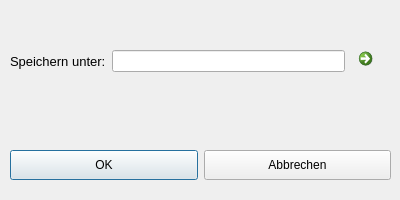
<?xml version="1.0" encoding="UTF-8"?>
<ui version="4.0">
 <class>Dialog</class>
 <widget class="QDialog" name="Dialog">
  <property name="geometry">
   <rect>
    <x>0</x>
    <y>0</y>
    <width>400</width>
    <height>200</height>
   </rect>
  </property>
  <property name="sizePolicy">
   <sizepolicy hsizetype="Fixed" vsizetype="Fixed">
    <horstretch>0</horstretch>
    <verstretch>0</verstretch>
   </sizepolicy>
  </property>
  <property name="minimumSize">
   <size>
    <width>400</width>
    <height>200</height>
   </size>
  </property>
  <property name="maximumSize">
   <size>
    <width>400</width>
    <height>200</height>
   </size>
  </property>
  <property name="windowTitle">
   <string>Dialog</string>
  </property>
  <widget class="QWidget" name="layoutWidget">
   <property name="geometry">
    <rect>
     <x>10</x>
     <y>140</y>
     <width>381</width>
     <height>51</height>
    </rect>
   </property>
   <layout class="QHBoxLayout" name="horizontalLayout">
    <item>
     <widget class="QPushButton" name="b_file_ok">
      <property name="sizePolicy">
       <sizepolicy hsizetype="Minimum" vsizetype="Fixed">
        <horstretch>0</horstretch>
        <verstretch>0</verstretch>
       </sizepolicy>
      </property>
      <property name="minimumSize">
       <size>
        <width>0</width>
        <height>30</height>
       </size>
      </property>
      <property name="text">
       <string>OK</string>
      </property>
     </widget>
    </item>
    <item>
     <widget class="QPushButton" name="b_close">
      <property name="minimumSize">
       <size>
        <width>0</width>
        <height>30</height>
       </size>
      </property>
      <property name="text">
       <string>Abbrechen</string>
      </property>
     </widget>
    </item>
   </layout>
  </widget>
  <widget class="QWidget" name="layoutWidget">
   <property name="geometry">
    <rect>
     <x>10</x>
     <y>40</y>
     <width>381</width>
     <height>43</height>
    </rect>
   </property>
   <layout class="QHBoxLayout" name="horizontalLayout_2">
    <item>
     <widget class="QLabel" name="label">
      <property name="font">
       <font>
        <pointsize>10</pointsize>
       </font>
      </property>
      <property name="text">
       <string>Speichern unter:</string>
      </property>
     </widget>
    </item>
    <item>
     <widget class="QLineEdit" name="t_path"/>
    </item>
    <item>
     <widget class="QCommandLinkButton" name="b_browse">
      <property name="sizePolicy">
       <sizepolicy hsizetype="Fixed" vsizetype="Fixed">
        <horstretch>0</horstretch>
        <verstretch>0</verstretch>
       </sizepolicy>
      </property>
      <property name="minimumSize">
       <size>
        <width>40</width>
        <height>40</height>
       </size>
      </property>
      <property name="maximumSize">
       <size>
        <width>40</width>
        <height>40</height>
       </size>
      </property>
      <property name="text">
       <string/>
      </property>
     </widget>
    </item>
   </layout>
  </widget>
 </widget>
 <resources/>
 <connections/>
</ui>
